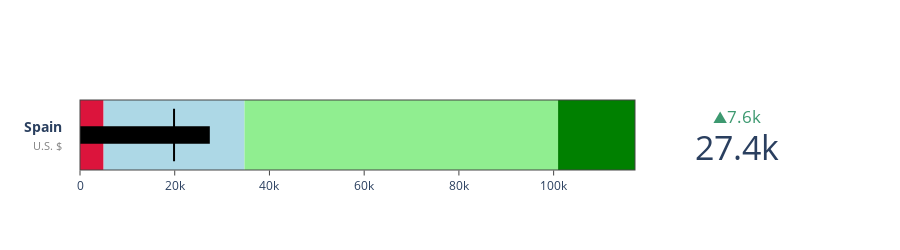
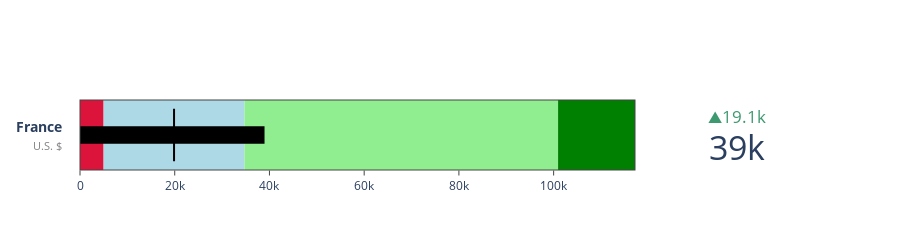
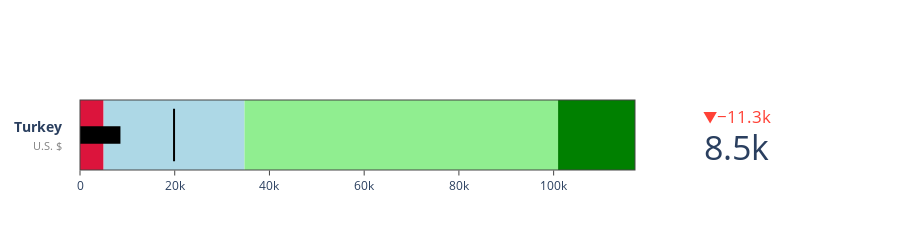
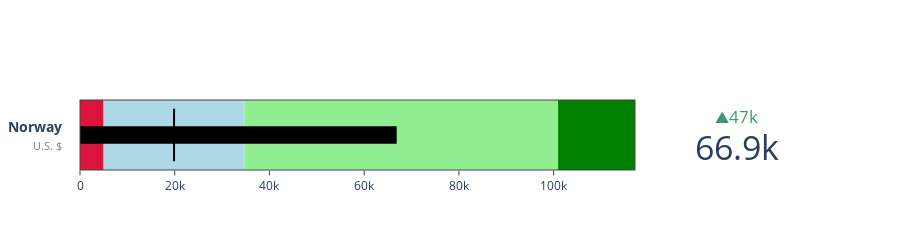

Notebook cell for these charts, in order:
### Code cell
# Checking Spain
plot_PIB('Spain', 2020)

# Checking France
plot_PIB('France', 2020)

# Checking Turkey
plot_PIB('Turkey', 2020)

# Checking Norway
plot_PIB('Norway', 2020)

# Checking United States
plot_PIB('Ireland', 2020)

# Checking Somalia
plot_PIB('Ghana', 2020)

### Figure 1 — Plotly figure (JSON) as saved in the notebook; plotly's stock layout.template omitted (floating-point values rounded to 4 significant figures)
{"data": [{"delta": {"position": "top", "reference": 19850.0}, "domain": {"x": [0, 1], "y": [0, 1]}, "gauge": {"axis": {"range": [null, 117181]}, "bar": {"color": "black"}, "bgcolor": "white", "shape": "bullet", "steps": [{"color": "crimson", "range": [0, 4980]}, {"color": "lightblue", "range": [4980, 34729]}, {"color": "lightgreen", "range": [34729, 100941]}, {"color": "green", "range": [100941, 117181]}], "threshold": {"line": {"color": "black", "width": 2}, "thickness": 0.75, "value": 19850.0}}, "mode": "number+gauge+delta", "title": {"font": {"size": 14}, "text": "<b>Spain</b><br><span style='color: gray; font-size:0.8em'>U.S. $</span>"}, "type": "indicator", "value": 27408}], "layout": {"height": 250}}

### Figure 2 — Plotly figure (JSON) as saved in the notebook; plotly's stock layout.template omitted (floating-point values rounded to 4 significant figures)
{"data": [{"delta": {"position": "top", "reference": 19850.0}, "domain": {"x": [0, 1], "y": [0, 1]}, "gauge": {"axis": {"range": [null, 117181]}, "bar": {"color": "black"}, "bgcolor": "white", "shape": "bullet", "steps": [{"color": "crimson", "range": [0, 4980]}, {"color": "lightblue", "range": [4980, 34729]}, {"color": "lightgreen", "range": [34729, 100941]}, {"color": "green", "range": [100941, 117181]}], "threshold": {"line": {"color": "black", "width": 2}, "thickness": 0.75, "value": 19850.0}}, "mode": "number+gauge+delta", "title": {"font": {"size": 14}, "text": "<b>France</b><br><span style='color: gray; font-size:0.8em'>U.S. $</span>"}, "type": "indicator", "value": 38958}], "layout": {"height": 250}}

### Figure 3 — Plotly figure (JSON) as saved in the notebook; plotly's stock layout.template omitted (floating-point values rounded to 4 significant figures)
{"data": [{"delta": {"position": "top", "reference": 19850.0}, "domain": {"x": [0, 1], "y": [0, 1]}, "gauge": {"axis": {"range": [null, 117181]}, "bar": {"color": "black"}, "bgcolor": "white", "shape": "bullet", "steps": [{"color": "crimson", "range": [0, 4980]}, {"color": "lightblue", "range": [4980, 34729]}, {"color": "lightgreen", "range": [34729, 100941]}, {"color": "green", "range": [100941, 117181]}], "threshold": {"line": {"color": "black", "width": 2}, "thickness": 0.75, "value": 19850.0}}, "mode": "number+gauge+delta", "title": {"font": {"size": 14}, "text": "<b>Turkey</b><br><span style='color: gray; font-size:0.8em'>U.S. $</span>"}, "type": "indicator", "value": 8538}], "layout": {"height": 250}}

### Figure 4 — Plotly figure (JSON) as saved in the notebook; plotly's stock layout.template omitted (floating-point values rounded to 4 significant figures)
{"data": [{"delta": {"position": "top", "reference": 19850.0}, "domain": {"x": [0, 1], "y": [0, 1]}, "gauge": {"axis": {"range": [null, 117181]}, "bar": {"color": "black"}, "bgcolor": "white", "shape": "bullet", "steps": [{"color": "crimson", "range": [0, 4980]}, {"color": "lightblue", "range": [4980, 34729]}, {"color": "lightgreen", "range": [34729, 100941]}, {"color": "green", "range": [100941, 117181]}], "threshold": {"line": {"color": "black", "width": 2}, "thickness": 0.75, "value": 19850.0}}, "mode": "number+gauge+delta", "title": {"font": {"size": 14}, "text": "<b>Norway</b><br><span style='color: gray; font-size:0.8em'>U.S. $</span>"}, "type": "indicator", "value": 66870}], "layout": {"height": 250}}
